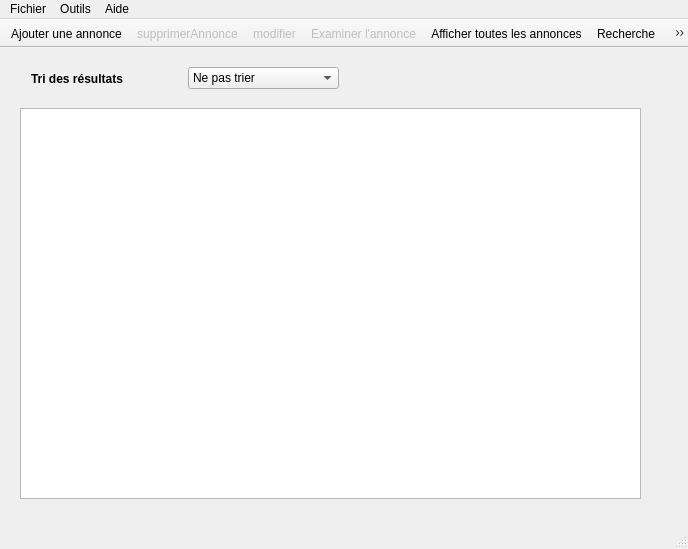
<?xml version="1.0" encoding="UTF-8"?>
<ui version="4.0">
 <class>MainWindow</class>
 <widget class="QMainWindow" name="MainWindow">
  <property name="geometry">
   <rect>
    <x>0</x>
    <y>0</y>
    <width>688</width>
    <height>549</height>
   </rect>
  </property>
  <property name="minimumSize">
   <size>
    <width>586</width>
    <height>417</height>
   </size>
  </property>
  <property name="maximumSize">
   <size>
    <width>1000</width>
    <height>1000</height>
   </size>
  </property>
  <property name="windowTitle">
   <string>MainWindow</string>
  </property>
  <widget class="QWidget" name="centralWidget">
   <widget class="QListWidget" name="listWidget">
    <property name="geometry">
     <rect>
      <x>20</x>
      <y>60</y>
      <width>621</width>
      <height>391</height>
     </rect>
    </property>
   </widget>
   <widget class="QWidget" name="horizontalLayoutWidget">
    <property name="geometry">
     <rect>
      <x>20</x>
      <y>0</y>
      <width>330</width>
      <height>61</height>
     </rect>
    </property>
    <layout class="QHBoxLayout" name="horizontalLayout">
     <item>
      <widget class="QLabel" name="label">
       <property name="font">
        <font>
         <weight>75</weight>
         <bold>true</bold>
        </font>
       </property>
       <property name="text">
        <string>Tri des résultats</string>
       </property>
      </widget>
     </item>
     <item>
      <widget class="QComboBox" name="tri_valeur">
       <item>
        <property name="text">
         <string>Ne pas trier</string>
        </property>
       </item>
       <item>
        <property name="text">
         <string>Prix</string>
        </property>
       </item>
       <item>
        <property name="text">
         <string>Superficie</string>
        </property>
       </item>
       <item>
        <property name="text">
         <string>Nombre de pièces</string>
        </property>
       </item>
       <item>
        <property name="text">
         <string>Type</string>
        </property>
       </item>
      </widget>
     </item>
    </layout>
   </widget>
  </widget>
  <widget class="QMenuBar" name="menuBar">
   <property name="enabled">
    <bool>true</bool>
   </property>
   <property name="geometry">
    <rect>
     <x>0</x>
     <y>0</y>
     <width>688</width>
     <height>25</height>
    </rect>
   </property>
   <widget class="QMenu" name="menuFichier">
    <property name="title">
     <string>Fichier</string>
    </property>
    <addaction name="separator"/>
    <addaction name="separator"/>
    <addaction name="actionQuitter"/>
   </widget>
   <widget class="QMenu" name="menuAide">
    <property name="title">
     <string>Aide</string>
    </property>
    <addaction name="action_propos"/>
    <addaction name="actionUtilisation"/>
   </widget>
   <widget class="QMenu" name="menuOutils">
    <property name="title">
     <string>Outils</string>
    </property>
    <addaction name="actionAjouter_une_annonce"/>
    <addaction name="actionToutAfficher"/>
    <addaction name="actionRecherche"/>
    <addaction name="actionStatistiques"/>
   </widget>
   <addaction name="menuFichier"/>
   <addaction name="menuOutils"/>
   <addaction name="menuAide"/>
  </widget>
  <widget class="QStatusBar" name="statusBar"/>
  <widget class="QToolBar" name="toolBar_2">
   <property name="enabled">
    <bool>true</bool>
   </property>
   <property name="windowTitle">
    <string>toolBar_2</string>
   </property>
   <property name="movable">
    <bool>false</bool>
   </property>
   <attribute name="toolBarArea">
    <enum>TopToolBarArea</enum>
   </attribute>
   <attribute name="toolBarBreak">
    <bool>false</bool>
   </attribute>
   <addaction name="actionAjouter_une_annonce"/>
   <addaction name="actionSupprimerAnnonce"/>
   <addaction name="actionModifier"/>
   <addaction name="actionExaminer_annonce"/>
   <addaction name="actionToutAfficher"/>
   <addaction name="actionRecherche"/>
   <addaction name="actionStatistiques"/>
   <addaction name="separator"/>
   <addaction name="actionUtilisation"/>
  </widget>
  <action name="actionSauvegarder">
   <property name="checkable">
    <bool>false</bool>
   </property>
   <property name="checked">
    <bool>false</bool>
   </property>
   <property name="icon">
    <iconset resource="resources.qrc">
     <normaloff>:/images/img/save.png</normaloff>:/images/img/save.png</iconset>
   </property>
   <property name="text">
    <string>Sauvegarder</string>
   </property>
   <property name="iconVisibleInMenu">
    <bool>true</bool>
   </property>
  </action>
  <action name="actionImporter">
   <property name="icon">
    <iconset resource="resources.qrc">
     <normaloff>:/images/img/import.png</normaloff>:/images/img/import.png</iconset>
   </property>
   <property name="text">
    <string>Importer</string>
   </property>
   <property name="toolTip">
    <string>Importer</string>
   </property>
   <property name="shortcut">
    <string>Ctrl+I</string>
   </property>
  </action>
  <action name="actionAjouter_une_annonce">
   <property name="icon">
    <iconset resource="resources.qrc">
     <normaloff>:/images/img/plus.png</normaloff>:/images/img/plus.png</iconset>
   </property>
   <property name="text">
    <string>Ajouter une annonce</string>
   </property>
   <property name="shortcut">
    <string>+</string>
   </property>
  </action>
  <action name="actionQuitter">
   <property name="icon">
    <iconset resource="resources.qrc">
     <normaloff>:/images/img/exit.png</normaloff>:/images/img/exit.png</iconset>
   </property>
   <property name="text">
    <string>Quitter</string>
   </property>
   <property name="shortcut">
    <string>Ctrl+F4</string>
   </property>
  </action>
  <action name="actionRecherche">
   <property name="icon">
    <iconset resource="resources.qrc">
     <normaloff>:/images/img/search.png</normaloff>:/images/img/search.png</iconset>
   </property>
   <property name="text">
    <string>Recherche</string>
   </property>
   <property name="toolTip">
    <string>Rechercher une annonce</string>
   </property>
   <property name="shortcut">
    <string>Ctrl+F</string>
   </property>
  </action>
  <action name="actionExporter">
   <property name="enabled">
    <bool>true</bool>
   </property>
   <property name="icon">
    <iconset resource="resources.qrc">
     <normaloff>:/images/img/export.png</normaloff>:/images/img/export.png</iconset>
   </property>
   <property name="text">
    <string>Exporter</string>
   </property>
   <property name="toolTip">
    <string>Exporter</string>
   </property>
   <property name="shortcut">
    <string>Ctrl+E</string>
   </property>
  </action>
  <action name="action_propos">
   <property name="text">
    <string>À propos de AgenceImmo</string>
   </property>
   <property name="shortcut">
    <string>?</string>
   </property>
  </action>
  <action name="actionStatistiques">
   <property name="icon">
    <iconset resource="resources.qrc">
     <normaloff>:/images/img/stats.png</normaloff>:/images/img/stats.png</iconset>
   </property>
   <property name="text">
    <string>Statistiques</string>
   </property>
   <property name="shortcut">
    <string>Shift+S</string>
   </property>
  </action>
  <action name="actionUtilisation">
   <property name="icon">
    <iconset resource="resources.qrc">
     <normaloff>:/images/img/help.png</normaloff>:/images/img/help.png</iconset>
   </property>
   <property name="text">
    <string>Utilisation</string>
   </property>
   <property name="shortcut">
    <string>Shift+H</string>
   </property>
  </action>
  <action name="actionSupprimerAnnonce">
   <property name="enabled">
    <bool>false</bool>
   </property>
   <property name="icon">
    <iconset resource="resources.qrc">
     <normaloff>:/images/img/cross.png</normaloff>:/images/img/cross.png</iconset>
   </property>
   <property name="text">
    <string>supprimerAnnonce</string>
   </property>
   <property name="toolTip">
    <string>Supprimer l'annonce</string>
   </property>
   <property name="shortcut">
    <string>Backspace</string>
   </property>
  </action>
  <action name="actionToutAfficher">
   <property name="icon">
    <iconset resource="resources.qrc">
     <normaloff>:/images/img/repeat.png</normaloff>:/images/img/repeat.png</iconset>
   </property>
   <property name="text">
    <string>Afficher toutes les annonces</string>
   </property>
   <property name="toolTip">
    <string>Afficher toutes les annonces</string>
   </property>
   <property name="shortcut">
    <string>Shift+A</string>
   </property>
  </action>
  <action name="actionModifier">
   <property name="enabled">
    <bool>false</bool>
   </property>
   <property name="icon">
    <iconset resource="resources.qrc">
     <normaloff>:/images/img/edit.png</normaloff>:/images/img/edit.png</iconset>
   </property>
   <property name="text">
    <string>modifier</string>
   </property>
   <property name="toolTip">
    <string>Modifier l'annonce</string>
   </property>
   <property name="shortcut">
    <string>Shift+M</string>
   </property>
  </action>
  <action name="actionExaminer_annonce">
   <property name="enabled">
    <bool>false</bool>
   </property>
   <property name="icon">
    <iconset resource="resources.qrc">
     <normaloff>:/images/img/eye.png</normaloff>:/images/img/eye.png</iconset>
   </property>
   <property name="text">
    <string>Examiner l'annonce</string>
   </property>
   <property name="shortcut">
    <string>Return</string>
   </property>
  </action>
 </widget>
 <layoutdefault spacing="6" margin="11"/>
 <resources>
  <include location="resources.qrc"/>
 </resources>
 <connections/>
</ui>
